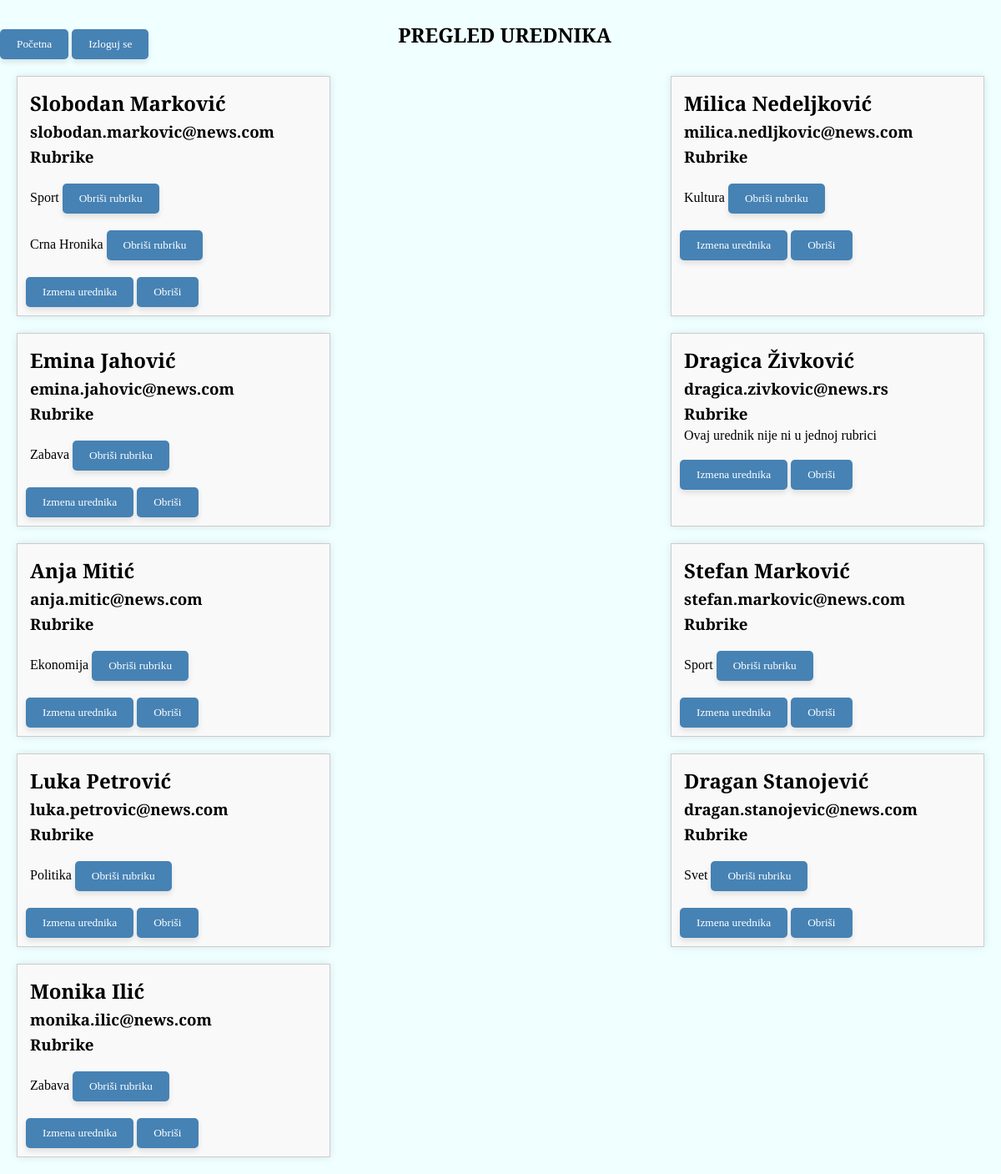
Page /Admin/pregled_urednika.php (signed in) on the committed database.
### tables this page shows
CREATE TABLE IF NOT EXISTS `redakcija` (
  `id_korisnika` int(11) NOT NULL AUTO_INCREMENT,
  `username` varchar(45) NOT NULL,
  `password` varchar(300) NOT NULL,
  `ime_prezime` varchar(70) NOT NULL,
  `uloga` varchar(45) NOT NULL,
  `email` varchar(70) NOT NULL,
  PRIMARY KEY (`id_korisnika`)
);

CREATE TABLE IF NOT EXISTS `urednik_rubrika` (
  `id_urednik_rubrika` int(11) NOT NULL AUTO_INCREMENT,
  `id_rubrike` int(11) NOT NULL,
  `id_urednika` int(11) NOT NULL,
  PRIMARY KEY (`id_urednik_rubrika`),
  KEY `fk_urednik_rubrika_rubrika1_idx` (`id_rubrike`),
  KEY `fk_urednik_rubrika_redakcija1_idx` (`id_urednika`)
);

CREATE TABLE IF NOT EXISTS `rubrika` (
  `id_rubrike` int(11) NOT NULL AUTO_INCREMENT,
  `naziv` varchar(45) NOT NULL,
  PRIMARY KEY (`id_rubrike`)
);

### Admin/klase.php (called while the page is built, shortened)
<?php
class AdminMetode{
    function __construct($hostname, $user, $password, $db_name)
    {
        $this->hostname = $hostname;
        $this->user = $user;
        $this->password = $password;
        $this->db_name = $db_name;
        $this->conn = new mysqli($this->hostname, $this->user, $this->password, $this->db_name);
        mysqli_set_charset($this->conn, "utf8");
    }
    function getSveUrednike()
    {
        $stmt = $this->conn->prepare("select * from redakcija where uloga = 'urednik'");
        $stmt->execute();
        $rezultat=$stmt->get_result();
        if($rezultat->num_rows > 0){
            return $rezultat;
        }
        else{
            return false;
        }
    }
    function getUrednikRubrike($urednik_id)
    {
        $stmt = $this->conn->prepare("select * from  urednik_rubrika where id_urednika=?");
        $stmt->bind_param("i",$urednik_id);
        $stmt->execute();
        $rezultat=$stmt->get_result();
        if($rezultat->num_rows > 0){
            return $rezultat;
        }
        else{
            return false;
        }
    }
    function getRubrikaByID($rubrika_id)
    {
        $stmt = $this->conn->prepare("select * from  rubrika where id_rubrike=?");
        $stmt->bind_param("i",$rubrika_id);
        $stmt->execute();
        $rezultat=$stmt->get_result();
        if($rezultat->num_rows > 0){
            return $rezultat->fetch_assoc();
        }
        else{
            return false;
        }
    }
}
$metode = new AdminMetode("localhost", "root", "", "uros_projekat3");

### Admin/pregled_urednika.php (the view, shortened to what this page needs)
<?php
include "klase.php";
if (isset($_SESSION["id_korisnika"])) {
?>
<!DOCTYPE html>
<html lang="en">
<head>
    <link rel="stylesheet" href="style.css">
</head>
<body>
    <section>
        <?php if ($_SESSION["uloga"] == "glavni urednik"): ?>
            <div class="main" style="position: relative;">
        <?php else: ?>
            <div style="position: relative; padding-top: 20px;">
        <?php endif; ?>
            <?php include "menu.php"; ?>
            <h1 class="pocetna_velika_slova" style="position: absolute; top: 50%; left: 50%; transform: translate(-50%, -50%);"><?php echo "PREGLED UREDNIKA"; ?></h1>
        </div>
    <div class="main">
        <?php
        $urednici = $metode->getSveUrednike();
        while($urednik = $urednici->fetch_assoc()) {
            echo "<div class=urednik_polje>";
            echo "<h2>$urednik[ime_prezime]</h2>";
            echo "<h3>$urednik[email]</h3>";
            echo "<h3>Rubrike</h3>";
            $rubrike_urednik = $metode->getUrednikRubrike($urednik["id_korisnika"]);
            if($rubrike_urednik != false){
                while($rubrika_urednik = $rubrike_urednik->fetch_assoc()){
                    $rubrika = $metode->getRubrikaByID($rubrika_urednik["id_rubrike"]);
                    echo "<p>$rubrika[naziv] <a href=pregled_urednika.php?id_urednika=$urednik[id_korisnika]&id_rubrike=$rubrika[id_rubrike]><button class=dugme>Obriši rubriku</button></a></p>";
                }
            }
            else{
                echo "<p>Ovaj urednik nije ni u jednoj rubrici</p>";
            }
            echo "<div>
            <a href=izmena_urednika.php?id_urednika=$urednik[id_korisnika]><button class=dugme>Izmena urednika</button></a>
            <button class=dugme onClick='brisanjeUrednika($urednik[id_korisnika])'>Obriši</button>
            </div>";
            echo "</div>";
        }
        ?>
    </div>
    </section>
</body>
</html>
<?php
}
else{
    header("location:index.php");
}

### Admin/style.css (style rules this page uses)
* { margin: 0px; padding: 0px; font-family: 'Playfair Display', serif; }
body { background-color: azure; }
h1, h2, h3, h4, h5, p { margin: 5px; }
.main { display: flex; justify-content: space-between; flex-wrap: wrap; padding: 10px; }
.novinar_polje, .urednik_polje { width: 30%; border: 1px solid #ccc; background-color: #f9f9f9; margin: 10px; padding: 10px; box-shadow: 0px 0px 10px rgba(0, 0, 0, 0.1); transition: box-shadow 0.3s ease; }
.dugme { background-color: #4682B4; color: #FFF; margin-top: 15px; padding: 10px 20px; border: none; border-radius: 5px; box-shadow: 0px 4px 6px rgba(0, 0, 0, 0.1); cursor: pointer; transition: background-color 0.3s ease; }
.pocetna_velika_slova { text-transform: capitalize; }

### rows in the picture
redakcija: ime_prezime "Slobodan Marković", email "slobodan.markovic@news.com"
urednik_rubrika: id_rubrike.naziv "Sport"
urednik_rubrika: id_rubrike.naziv "Crna Hronika"
redakcija: ime_prezime "Milica Nedeljković", email "milica.nedljkovic@news.com"
urednik_rubrika: id_rubrike.naziv "Kultura"
redakcija: ime_prezime "Emina Jahović", email "emina.jahovic@news.com"
urednik_rubrika: id_rubrike.naziv "Zabava"
redakcija: ime_prezime "Dragica Živković", email "dragica.zivkovic@news.rs", shows "Ovaj urednik nije ni u jednoj rubrici"
redakcija: ime_prezime "Anja Mitić", email "anja.mitic@news.com"
urednik_rubrika: id_rubrike.naziv "Ekonomija"
redakcija: ime_prezime "Stefan Marković", email "stefan.markovic@news.com"
urednik_rubrika: id_rubrike.naziv "Sport"
redakcija: ime_prezime "Luka Petrović", email "luka.petrovic@news.com"
urednik_rubrika: id_rubrike.naziv "Politika"
redakcija: ime_prezime "Dragan Stanojević", email "dragan.stanojevic@news.com"
urednik_rubrika: id_rubrike.naziv "Svet"
redakcija: ime_prezime "Monika Ilić", email "monika.ilic@news.com"
urednik_rubrika: id_rubrike.naziv "Zabava"
